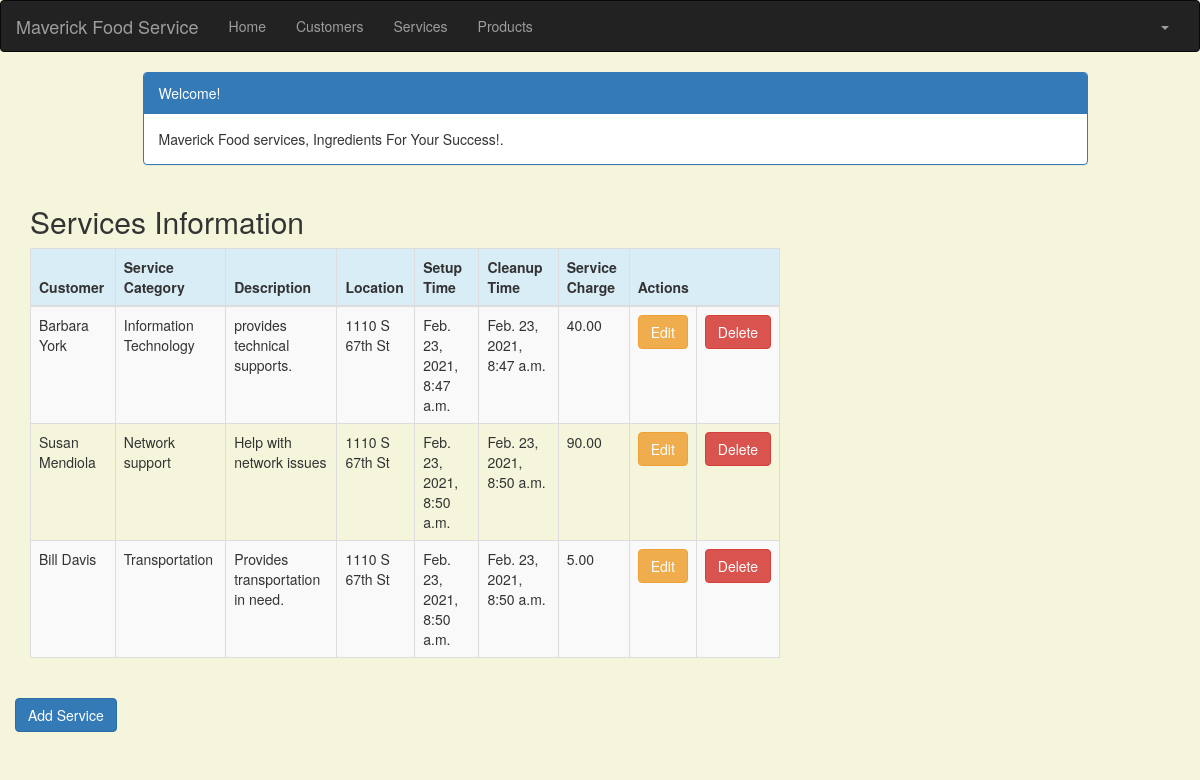
Screenshot of /service_list (signed in) with the database file from the repository.
### crm/models.py (models this page shows, shortened)
class Service(models.Model):
    cust_name = models.ForeignKey(Customer, on_delete=models.CASCADE, related_name='services')
    service_category = models.CharField(max_length=100)
    description = models.TextField()
    location = models.CharField(max_length=200)
    setup_time = models.DateTimeField(
        default=timezone.now)
    cleanup_time = models.DateTimeField(
        default=timezone.now)
    service_charge = models.DecimalField(max_digits=10, decimal_places=2)
    created_date = models.DateTimeField(
        default=timezone.now)
    updated_date = models.DateTimeField(auto_now_add=True)

class Customer(models.Model):
    cust_name = models.CharField(max_length=50)
    organization = models.CharField(max_length=100, blank=True)
    role = models.CharField(max_length=100)
    email = models.EmailField(max_length=100)
    bldgroom = models.CharField(max_length=100)
    address = models.CharField(max_length=200)
    account_number = models.IntegerField(blank=False, null=False)
    city = models.CharField(max_length=50)
    state = models.CharField(max_length=50)
    zipcode = models.CharField(max_length=10)
    phone_number = models.CharField(max_length=50)
    created_date = models.DateTimeField(
        default=timezone.now)
    updated_date = models.DateTimeField(auto_now_add=True)
    def __str__(self):
        return str(self.cust_name)

### crm/views.py (the view)
# urls.py: path('service_list', views.service_list, name='service_list'),
@login_required
def service_list(request):
    services = Service.objects.filter(created_date__lte=timezone.now())
    return render(request, 'crm/service_list.html', {'services': services})

### crm/templates/crm/service_list.html (shortened to what this page needs)
<!DOCTYPE html>
{% extends 'crm/base.html' %}
{% block content %}
    <head>
        <link rel="stylesheet" href="https://maxcdn.bootstrapcdn.com/bootstrap/3.3.4/css/bootstrap.min.css">
    </head>
    <body>
    <div class="container">
        <div class="row">
            <div class="col-md-10 col-md-offset-1">
                <div class="panel panel-primary">
                    <div class="panel-heading">Welcome!</div>
                    <div class="panel-body">
                        Maverick Food services, Ingredients For Your Success!.
                    </div>
                </div>
            </div>
        </div>
    </div>
    <div class="row">
        <h2 style="padding-left: 15Px">Services Information</h2>
    </div>
    <div>
        <table class="table table-striped table-bordered table-hover">
            <thead>
            <tr class="bg-info">
                <th>Customer</th>
                <th>Service Category</th>
                <th>Description</th>
                <th>Location</th>
                <th>Setup Time</th>
                <th>Cleanup Time</th>
                <th>Service Charge</th>
                <th colspan="3">Actions</th>
            </tr>
            </thead>
            <tbody>
            {% for service in services %}
                <tr>
                    <td>{{ service.cust_name }}</td>
                    <td>{{ service.service_category }}</td>
                    <td>{{ service.description }}</td>
                    <td>{{ service.location }}</td>
                    <td>{{ service.setup_time }}</td>
                    <td>{{ service.cleanup_time }}</td>
                    <td>{{ service.service_charge }}</td>
                    <td><a href="{% url 'crm:service_edit' pk=service.pk %}"
                           class="btn btn-warning">Edit</a></td>
                    <td><a href="{% url 'crm:service_delete' pk=service.pk %}"
                           onclick="return confirm('Are you sure you want to delete?')"
                           class="btn btn-danger">Delete</a>
                    </td>
                </tr>
            {% endfor %}
            </tbody>
        </table>
    </div>
    <div class="row">
         <a href="{% url 'crm:service_new' %}" class="row"><span
                    class="btn btn-primary">Add Service</span></a>
     </div>
    </body>
{% endblock %}

### crm/templates/crm/base.html (shortened to what this page needs)
<!DOCTYPE html>
{% load static %}
<html lang="en">
<head>
    <link rel="stylesheet" href="https://maxcdn.bootstrapcdn.com/bootstrap/3.3.7/css/bootstrap.min.css">
</head>
<body id="app-layout">
<nav class="navbar navbar-inverse">
    <div class="container-fluid">
        <div class="navbar-header">
            <a class="navbar-brand" href="/">
                Maverick Food Service
            </a>
        </div>
        <div class="collapse navbar-collapse" id="myNavbar">
            <ul class="nav navbar-nav">
                <li><a href="{% url 'crm:home' %}">Home</a></li>
                <li><a href="{% url 'crm:customer_list' %}">Customers</a></li>
               <li><a href="{% url 'crm:service_list' %}">Services</a></li>
                <li><a href="{% url 'crm:product_list' %}">Products</a></li>
            </ul>
            <ul class="nav navbar-nav navbar-right">
                {% if user.is_authenticated %}
                    <li class="dropdown">
                        <a href="#" class="dropdown-toggle" data-toggle="dropdown" role="button" aria-expanded="false">
                            <span class="caret"></span>
                        </a>
                    </li>
                {% else %}
                    <li><a href="{% url 'login' %}"><span class="glyphicon glyphicon-log-in"></span> Login</a></li>
                {% endif %}
            </ul>
        </div>
    </div>
</nav>
<div class="content container">
    <div class="row">
        <div class="col-md-8">
            {% block content %}{% endblock %}
        </div>
    </div>
</body>
</html>

### crm/templates/crm/base.html (style rules this page uses)
.navbar { margin-bottom: 0; border-radius: 0; }

### crm/templates/crm/service_list.html (style rules this page uses)
body { background-color: beige; }

### rows the page displays
Service: cust_name "Barbara York", service_category "Information Technology", description "provides technical supports.", location "1110 S 67th St", setup_time "Feb. 23, 2021, 8:47 a.m.", cleanup_time "Feb. 23, 2021, 8:47 a.m.", service_charge "40.00"
Service: cust_name "Susan Mendiola", service_category "Network support", description "Help with network issues", location "1110 S 67th St", setup_time "Feb. 23, 2021, 8:50 a.m.", cleanup_time "Feb. 23, 2021, 8:50 a.m.", service_charge "90.00"
Service: cust_name "Bill Davis", service_category "Transportation", description "Provides transportation in need.", location "1110 S 67th St", setup_time "Feb. 23, 2021, 8:50 a.m.", cleanup_time "Feb. 23, 2021, 8:50 a.m.", service_charge "5.00"
